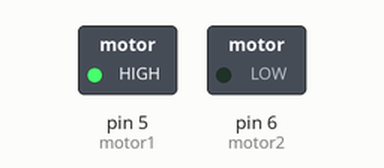
This sketch was run on a simulated Arduino Uno, built with avr-gcc and run on an emulated ATmega328P. Parts: switched loads named in the sketch (green lamp = pin HIGH).

Above: at 0.1 s.
Timing chart, 0 to 1.6 s (numbered marks = the images above):
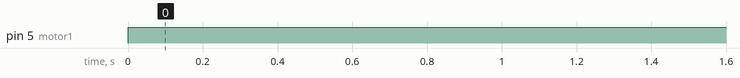

Measured:
- by itself, pin 5 (motor1): LOW → HIGH at 0.00 s

The sketch:

trash_collector.ino
```cpp
int motor1 = 5;   // Motor driver pin
int motor2 = 6;   // Motor driver pin

void setup() {
  pinMode(motor1, OUTPUT);
  pinMode(motor2, OUTPUT);
}

void loop() {
  // Rotate motor forward
  digitalWrite(motor1, HIGH);
  digitalWrite(motor2, LOW);

  delay(2000);  // Motor runs for 2 seconds

  // (Optional) Add stop or reverse logic here
}
```
